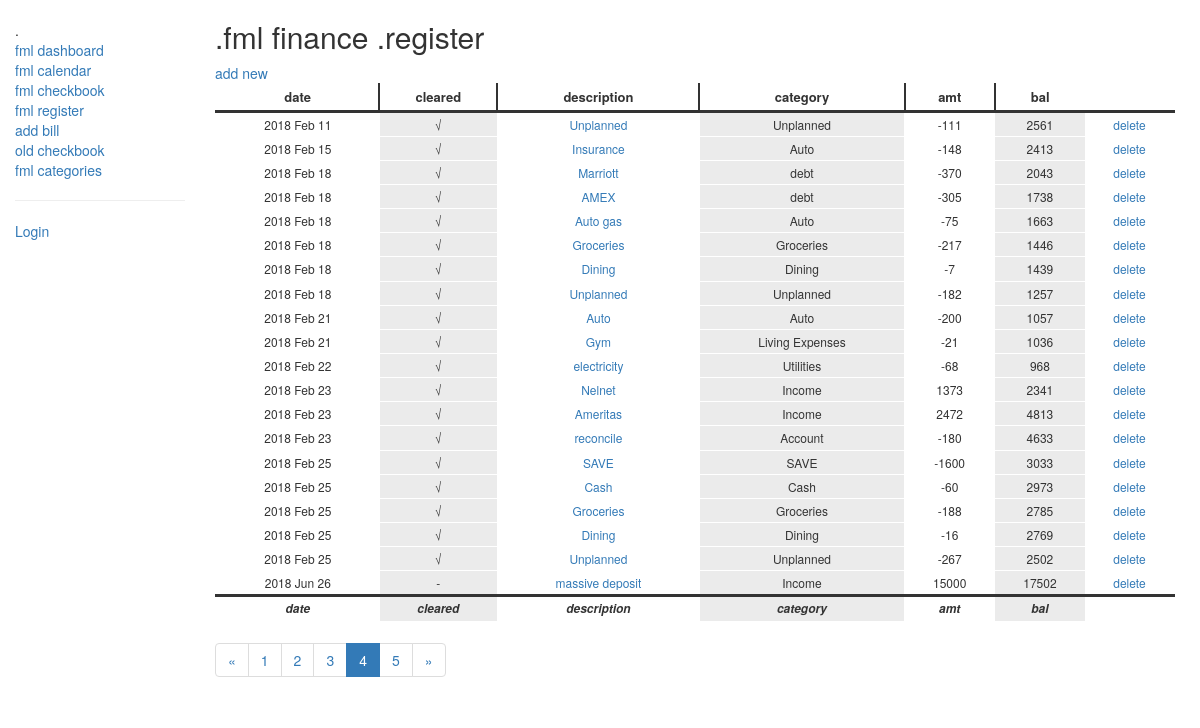
The app's page /checkbook/checkbookList?page=4, older data.
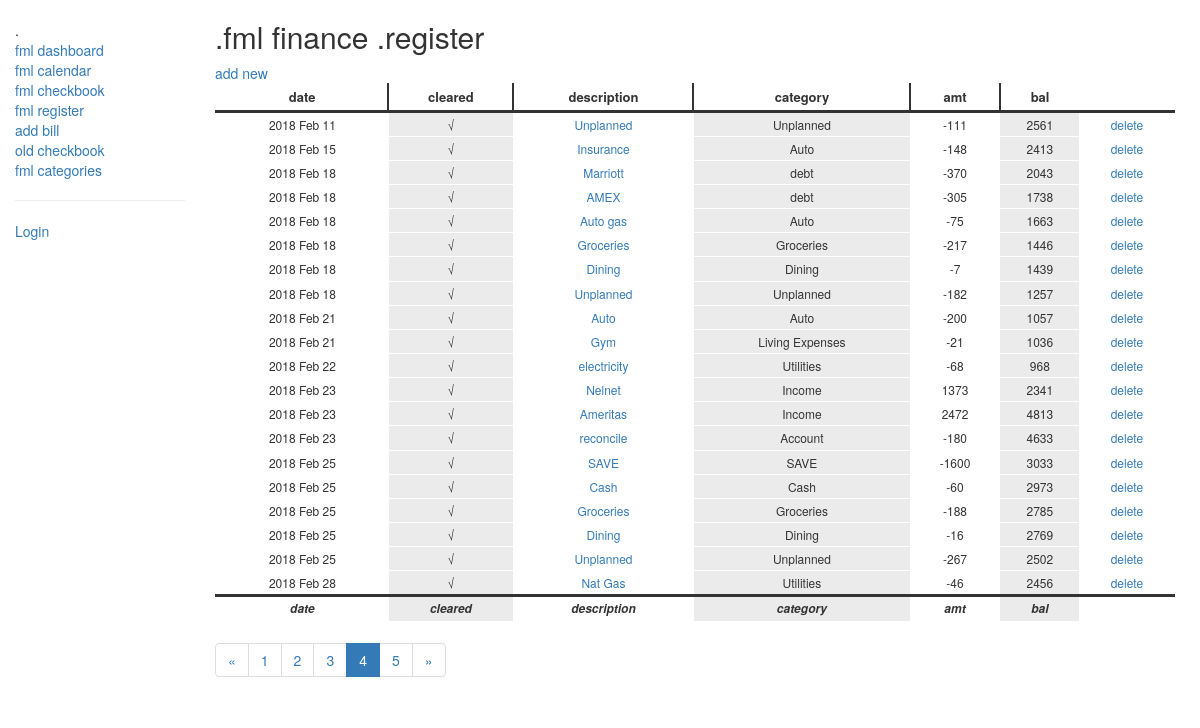
The same page, newer data.
### checkbook/models.py (models this page shows, shortened)
class Check(models.Model):
    check_type = (('CR', 'credit'),('DR', 'debit'),('SV', 'savings'),('DT', 'debt reduction'),)
    dater = models.DateField(help_text=' .the date of the transaction')
    type = models.CharField(max_length=2, choices=check_type, help_text=' .credit or debit')
    category = models.ForeignKey('Category', on_delete=models.SET_NULL, null=True)
    name = models.CharField(max_length=100, help_text=' .description')
    amount = models.IntegerField(default=0, help_text=' .amount')
    cleared = models.BooleanField(help_text=' .cleared with the bank?')
    created = models.DateTimeField(auto_now_add=True)
    class Meta:
        ordering = ["dater"]
    def get_absolute_url(self):
        return reverse('check-detail', kwargs={'pk': self.pk})

class Category(models.Model):
    name = models.CharField(max_length=100, help_text=' .category name')
    frequency = models.CharField(max_length=10, null=True, blank=True, help_text=' .M(monthly) or W(weekly)')
    budget = models.IntegerField(default=0, help_text=' .budgeted amount by frequency' )
    class Meta:
        ordering = ["name"]
    def __str__(self):
        return '{0}'.format(self.name)

### checkbook/views.py (the view)
# urls.py: path('checkbookList', views.checkbookList, name='checkbook'),
def checkbookList(request):
    check_list = Check.objects.all()
    page = request.GET.get('page', 1)
    balance = 0
    for chk in check_list:
        balance += chk.amount
        chk.balance = balance
        if chk.cleared:
            chk.cleared = '\u221A'
        else:
            chk.cleared = '-'
    paginator = Paginator(check_list, 20)
    try:
        checks = paginator.page(page)
    except PageNotAnInteger:
        checks = paginator.page(1)
    except EmptyPage:
        checks = paginator.page(paginator.num_pages)
    return render(request, 'checkbook/checkbook.html', {'checks': checks})

### checkbook/templates/checkbook/checkbook.html (shortened to what this page needs)
{% extends "base_generic.html" %}
{% block content %}
    <h2>.fml finance .register</h2>
    <a href="{% url 'check-add' %}">add new</a>
    {% if checks %}
    <table class="greyGridTable">
      <thead>
        <tr>
          <th>date</th>
          <th>cleared</th>
          <th>description</th>
          <th>category</th>
          <th>amt</th>
          <th>bal</th>
          <th></th>
        </tr>
      </thead>
      <tfoot>
        <tr>
          <td>date</td>
          <td>cleared</td>
          <td>description</td>
          <td>category</td>
          <td>amt</td>
          <td>bal</td>
          <td></td>
        </tr>
      </tfoot>
        {% for check in checks %}
        <tr>
          <td>{{ check.dater|date:'Y M d' }}</td>
          <td>{{check.cleared}}</td>
          <td><a href="{{ check.get_absolute_url }}"> {{ check.name }}</a></td>
          <td>{{check.category}}</td>
          <td>{{check.amount}}</td>
          <td>{{check.balance}}</td>
          <td><a href="{% url 'check-delete' check.id %}">delete</a></td>
        </tr>
        {% endfor %}
    </table>
    {% else %}
      <p>There are no checks in the checkbook.</p>
    {% endif %}
    {% if checks.has_other_pages %}
      <ul class="pagination">
        {% if checks.has_previous %}
          <li><a href="?page={{ checks.previous_page_number }}">&laquo;</a></li>
        {% else %}
          <li class="disabled"><span>&laquo;</span></li>
        {% endif %}
        {% for i in checks.paginator.page_range %}
          {% if checks.number == i %}
            <li class="active"><span>{{ i }} <span class="sr-only">(current)</span></span></li>
          {% else %}
            <li><a href="?page={{ i }}">{{ i }}</a></li>
          {% endif %}
        {% endfor %}
        {% if checks.has_next %}
          <li><a href="?page={{ checks.next_page_number }}">&raquo;</a></li>
        {% else %}
          <li class="disabled"><span>&raquo;</span></li>
        {% endif %}
      </ul>
    {% endif %}
{% endblock %}

Row changes from the older to the newer data that the page shows:
removed Check: dater "2018 Jun 26", cleared "-", name "massive deposit", category "Income", amount "15000", balance "17502"
added Check: dater "2018 Feb 28", cleared "√", name "Nat Gas", category "Utilities", amount "-46", balance "2456"
